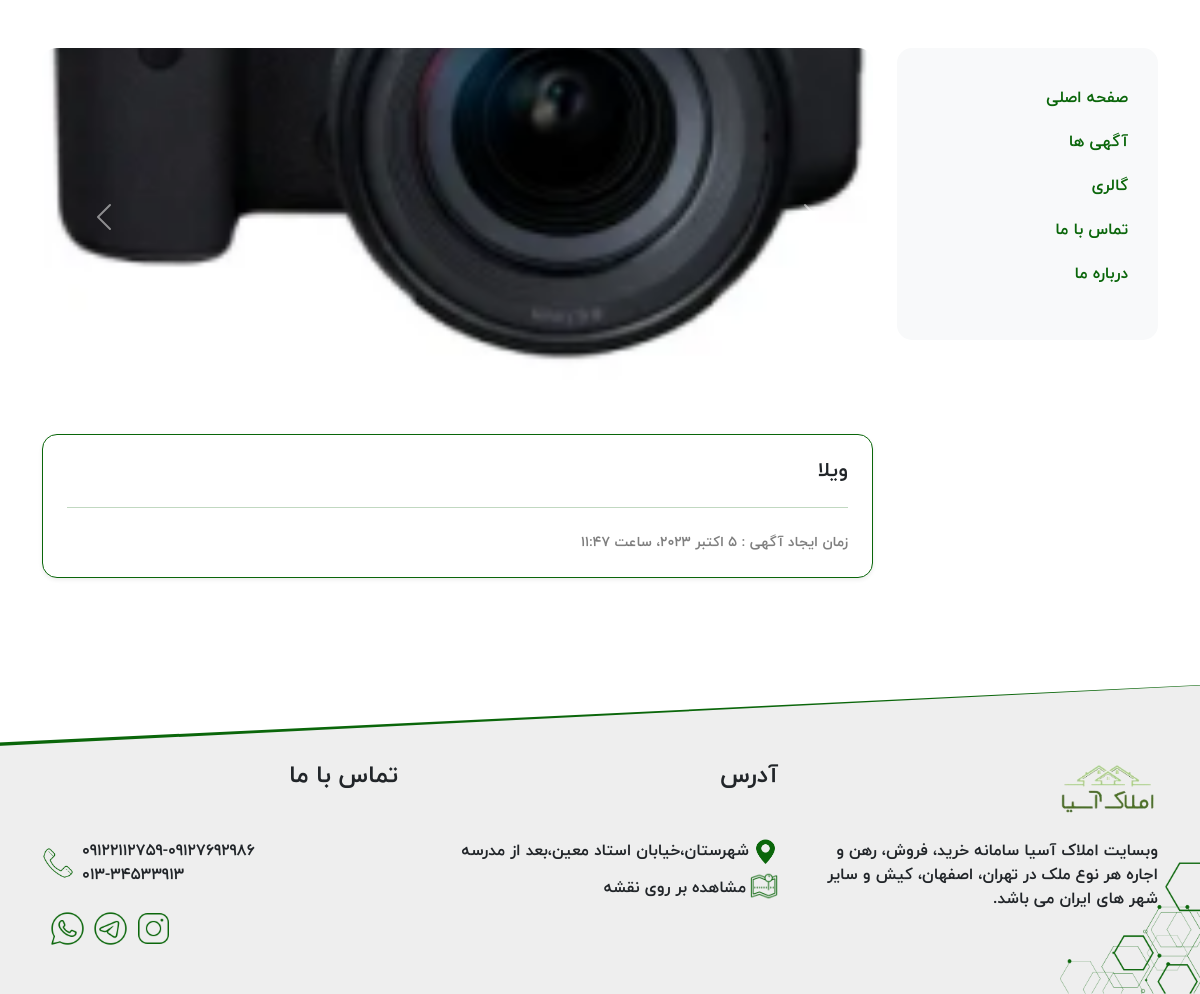
The page /Ads/signle-ad/Villa/1 on the database as committed earlier.
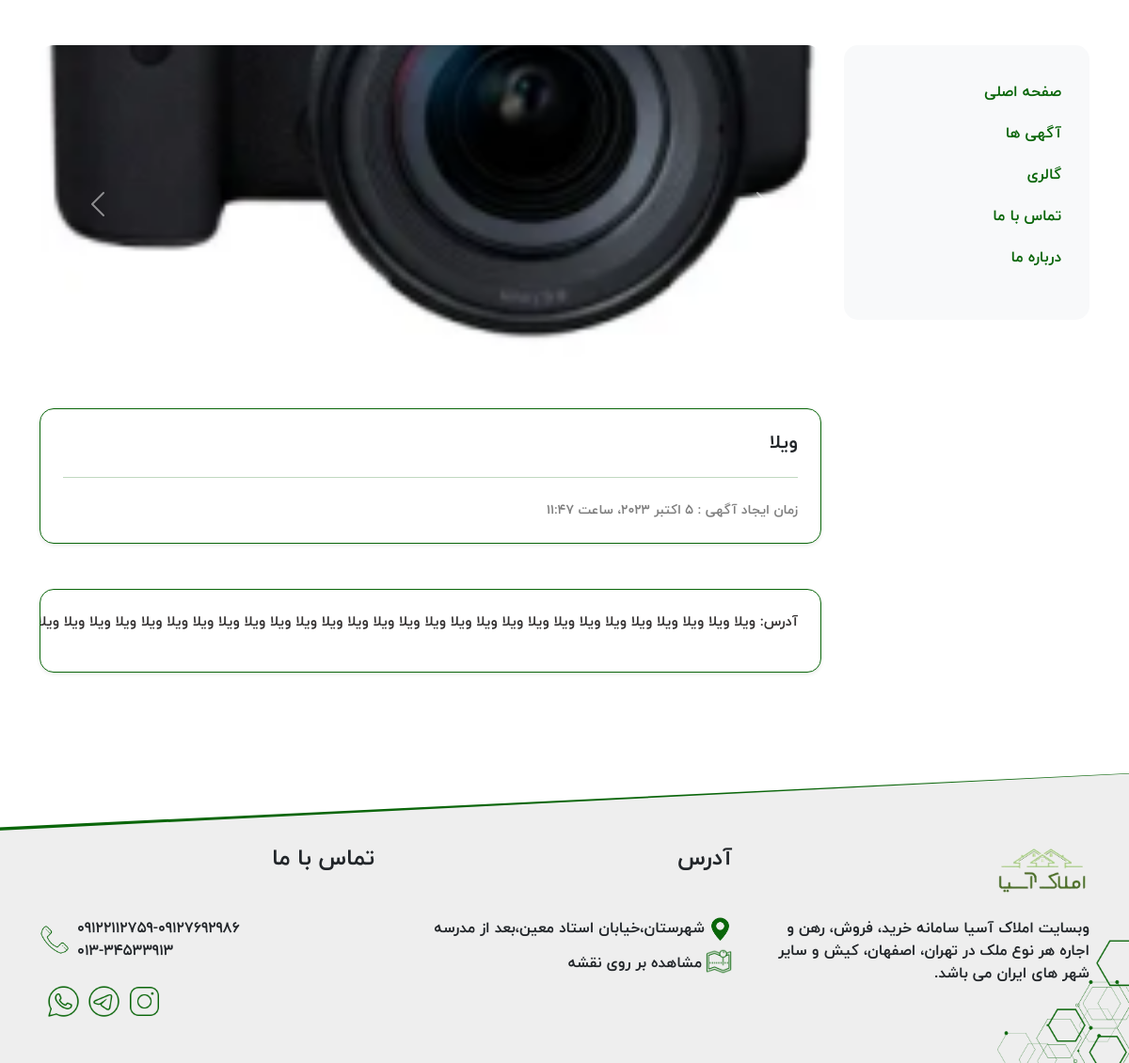
The same page on the database as committed later.
### Ads/models.py (models this page shows, shortened)
class Villa(models.Model):
    fa_db_name = models.CharField(max_length=20, editable=False, default='ویلا', verbose_name='نام جدول (فارسی)')
    en_db_name = models.CharField(max_length=20, editable=False, default='Villa', verbose_name='نام جدول (انگلیسی)')
    title = models.CharField(max_length=200, verbose_name='عنوان')
    category = models.ForeignKey(Category, on_delete=models.CASCADE, blank=True, null=True, verbose_name='دسته بندی')
    landSize = models.IntegerField(blank=True, null=True, verbose_name='متراژ زمین')
    buildingSize = models.IntegerField(blank=True, null=True, verbose_name='متراژ بنا')
    NumberOfRooms = models.IntegerField(blank=True, null=True, verbose_name='تعداد اتاق خواب')
    adaptive = models.BooleanField(default=False, verbose_name='آیا قیمت توافقی است ؟')
    currency = models.ForeignKey(Currency, on_delete=models.CASCADE, blank=True, null=True, verbose_name='واحد پول')
    PricePerMeter = models.BigIntegerField(blank=True, null=True,
                                           verbose_name='قیمت هر متر')
    totalPrice = models.BigIntegerField(blank=True, null=True,
                                        verbose_name='قیمت کل')
    prepayment = models.IntegerField(blank=True, null=True, verbose_name='پیش پرداخت')
    rent = models.IntegerField(blank=True, null=True, verbose_name='اجاره')
    address = models.TextField(blank=True, null=True, verbose_name='آدرس')
    description = models.TextField(blank=True, null=True, verbose_name='توضیحات')
    location = models.CharField(max_length=200, blank=True, null=True, verbose_name='آدرس در نقشه')
    dateTimeCreated = models.DateTimeField(auto_now_add=True, blank=True, null=True, editable=False,
                                           verbose_name='تاریخ و زمان ایجاد آگهی')
    priority = models.IntegerField(
        default=5,
        validators=[MinValueValidator(0), MaxValueValidator(10)],
        blank=True, null=True,
        verbose_name='اولویت',
    )
    pic1 = models.ImageField(upload_to='villas', blank=True, null=True, verbose_name='عکس ۱')
    pic2 = models.ImageField(upload_to='villas', blank=True, null=True, verbose_name='عکس ۲')
    pic3 = models.ImageField(upload_to='villas', blank=True, null=True, verbose_name='عکس ۳')
    pic4 = models.ImageField(upload_to='villas', blank=True, null=True, verbose_name='عکس ۴')
    pic5 = models.ImageField(upload_to='villas', blank=True, null=True, verbose_name='عکس ۵')
    pic6 = models.ImageField(upload_to='villas', blank=True, null=True, verbose_name='عکس ۶')
    class Meta:
        db_table = 'Villa'
        verbose_name = 'آگهی ویلا'
        verbose_name_plural = 'آگهی ویلا ها'

### Ads/views.py (the view)
# urls.py: path('signle-ad/<str:db_name>/<int:ad_id>', views.show_single_ad, name='signle-ad'),
def show_single_ad(requesst, db_name, ad_id):
    if db_name == 'Land':
        single_ad = Land.objects.filter(id=ad_id).first()
    elif db_name == 'Villa':
        single_ad = Villa.objects.filter(id=ad_id).first()
    elif db_name == 'Apartment':
        single_ad = Apartment.objects.filter(id=ad_id).first()
    else:
        return HttpResponseNotFound()
    footer_data = FooterData.objects.filter(is_active=True).last()
    seprator = 10000
    context = {
        'single_ad': single_ad,
        'FooterData': footer_data,
        'seprator': seprator,
    }
    return render(requesst, 'Ads/ShowPerAd.html', context)

### Ads/templates/Ads/ShowPerAd.html (shortened to what this page needs)
{% extends 'base/layout.html' %}
{% load static %}
{% load humanizelib %}
{% load jalali_tags %}
{% block main %}
    <div class="col-lg-9 col-12">
        <div id="carouselExampleControls" class="carousel slide" data-bs-ride="carousel">
            <div class="carousel-inner img-banner">
                <a href="{{ single_ad.pic1.url }}">
                    {% if single_ad.pic1 %}
                        <div class="carousel-item active h-100">
                            <img src="{{ single_ad.pic1.url }}" class="d-block w-100 h-100 object-fit-cover" alt="...">
                        </div>
                    {% endif %}
                </a>
            </div>
            <button class="carousel-control-prev" type="button" data-bs-target="#carouselExampleControls"
                    data-bs-slide="prev">
                <span class="carousel-control-prev-icon" aria-hidden="true"></span>
            </button>
            <button class="carousel-control-next" type="button" data-bs-target="#carouselExampleControls"
                    data-bs-slide="next">
                <span class="carousel-control-next-icon" aria-hidden="true"></span>
            </button>
        </div>
        <div class="box-detail mt-5 shadow-sm p-4 mb-5 bg-white">
            {% if single_ad.title %}
                <h5>{{ single_ad.title }}</h5>
            {% endif %}
            <hr class="mt-3">
            <p class="mb-0 mt-4 text-black-50 date">زمان ایجاد آگهی
                : {{ single_ad.dateTimeCreated|to_jalali:'%Y/%m/%d' }}</p>
        </div>
        {% if single_ad.address or single_ad.location %}
            <div class="address mt-5 shadow-sm p-4 mb-5 bg-white">
                {% if single_ad.address %}
                    <p class="">آدرس: {{ single_ad.address }}</p>
                {% endif %}
            </div>
        {% endif %}
    </div>
{% endblock %}
{% block site_description %}
    {{ FooterData.site_description }}
{% endblock %}
{% block address %}
    {{ FooterData.address }}
{% endblock %}
{% block location %}
    {{ FooterData.location }}
{% endblock %}
{% block footer_logo %}
    {{ FooterData.site_logo.url }}
{% endblock %}
{% block phone_number %}
    {{ FooterData.phone_number }}
{% endblock %}
{% block landline_phone %}
    {{ FooterData.landline_phone }}
{% endblock %}
{% block instagram %}
    {{ FooterData.instagram }}
{% endblock %}
{% block telegram %}
    {{ FooterData.telegram }}
{% endblock %}
{% block whatsapp %}
    {{ FooterData.whatsapp }}
{% endblock %}

### templates/base/layout.html (shortened to what the changed rows need)
{% load static %}
<html lang="fa" dir="rtl">
<head>
    <link rel="stylesheet" href="{% static 'css/base/bootstrap.rtl.min.css' %}"/>
    <link rel="stylesheet" href="{% static 'css/base/style.css' %}"/>
</head>
<body>
<div class="container">
    <div class="row mt-5">
        {% block main %}{% endblock %}
    </div>
</div>
<div class="footer pt-4 pb-5 mt-5 position-relative">
    <div class="custom-shape-divider-top-1699579392">
        <svg data-name="Layer 1" xmlns="http://www.w3.org/2000/svg" viewBox="0 0 1200 120" preserveAspectRatio="none">
            <path d="M1200 120L0 16.48 0 0 1200 0 1200 120z" class="shape-fill" style="fill: #0a660a;"></path>
        </svg>
    </div>
    <div class="custom-shape-divider-top-1699578703">
        <svg data-name="Layer 1" xmlns="http://www.w3.org/2000/svg" viewBox="0 0 1200 120" preserveAspectRatio="none">
            <path d="M1200 120L0 16.48 0 0 1200 0 1200 120z" class="shape-fill" style="fill: #fff;"></path>
        </svg>
    </div>
</div>
</body>
</html>

Rows that differ between the two databases and show on the page:
changed Villa "ویلا": address (not shown) → "ویلا ویلا ویلا ویلا ویلا ویلا ویلا ویلا ویلا ویلا ویلا ویلا ویلا ویلا ویلا ویلا ویلا ویلا ویلا ویلا ویلا ویلا ویلا ویلا ویلا ویلا ویلا…"
